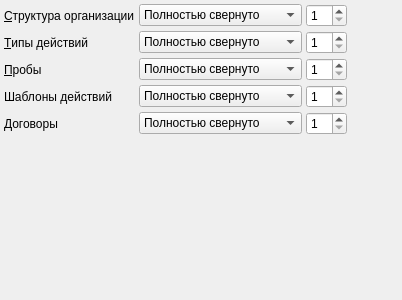
<?xml version="1.0" encoding="UTF-8"?>
<ui version="4.0">
 <class>treesPage</class>
 <widget class="QWidget" name="treesPage">
  <property name="geometry">
   <rect>
    <x>0</x>
    <y>0</y>
    <width>402</width>
    <height>300</height>
   </rect>
  </property>
  <property name="windowTitle">
   <string>Деревья (ui)</string>
  </property>
  <layout class="QGridLayout" name="gridLayout">
   <property name="margin">
    <number>4</number>
   </property>
   <property name="spacing">
    <number>4</number>
   </property>
   <item row="1" column="2">
    <widget class="QSpinBox" name="edtActionTypeTreeExpand">
     <property name="minimum">
      <number>1</number>
     </property>
    </widget>
   </item>
   <item row="3" column="2">
    <widget class="QSpinBox" name="edtActionTemplateTreeExpand">
     <property name="minimum">
      <number>1</number>
     </property>
    </widget>
   </item>
   <item row="1" column="1">
    <widget class="QComboBox" name="cmbActionTypeTreeExpand">
     <item>
      <property name="text">
       <string>Полностью свернуто</string>
      </property>
     </item>
     <item>
      <property name="text">
       <string>Полностью развернуто</string>
      </property>
     </item>
     <item>
      <property name="text">
       <string>Развернуто на уровень</string>
      </property>
     </item>
    </widget>
   </item>
   <item row="5" column="0">
    <spacer name="verticalSpacer_7">
     <property name="orientation">
      <enum>Qt::Vertical</enum>
     </property>
     <property name="sizeHint" stdset="0">
      <size>
       <width>128</width>
       <height>217</height>
      </size>
     </property>
    </spacer>
   </item>
   <item row="3" column="1">
    <widget class="QComboBox" name="cmbActionTemplateTreeExpand">
     <item>
      <property name="text">
       <string>Полностью свернуто</string>
      </property>
     </item>
     <item>
      <property name="text">
       <string>Полностью развернуто</string>
      </property>
     </item>
     <item>
      <property name="text">
       <string>Развернуто на уровень</string>
      </property>
     </item>
    </widget>
   </item>
   <item row="3" column="0">
    <widget class="QLabel" name="lblActionTemplateTreeExpand">
     <property name="text">
      <string>Шаблоны действий</string>
     </property>
    </widget>
   </item>
   <item row="2" column="0">
    <widget class="QLabel" name="lblTreeProbes">
     <property name="text">
      <string>&amp;Пробы</string>
     </property>
     <property name="buddy">
      <cstring>cmbProbesTreeExpand</cstring>
     </property>
    </widget>
   </item>
   <item row="2" column="2">
    <widget class="QSpinBox" name="edtProbesTreeExpand">
     <property name="minimum">
      <number>1</number>
     </property>
    </widget>
   </item>
   <item row="2" column="1">
    <widget class="QComboBox" name="cmbProbesTreeExpand">
     <item>
      <property name="text">
       <string>Полностью свернуто</string>
      </property>
     </item>
     <item>
      <property name="text">
       <string>Полностью развернуто</string>
      </property>
     </item>
     <item>
      <property name="text">
       <string>Развернуто на уровень</string>
      </property>
     </item>
    </widget>
   </item>
   <item row="1" column="3">
    <spacer name="horizontalSpacer_17">
     <property name="orientation">
      <enum>Qt::Horizontal</enum>
     </property>
     <property name="sizeHint" stdset="0">
      <size>
       <width>17</width>
       <height>17</height>
      </size>
     </property>
    </spacer>
   </item>
   <item row="0" column="2">
    <widget class="QSpinBox" name="edtTreeOrgStructureExpand">
     <property name="minimum">
      <number>1</number>
     </property>
    </widget>
   </item>
   <item row="0" column="1">
    <widget class="QComboBox" name="cmbTreeOrgStructureExpand">
     <item>
      <property name="text">
       <string>Полностью свернуто</string>
      </property>
     </item>
     <item>
      <property name="text">
       <string>Полностью развернуто</string>
      </property>
     </item>
     <item>
      <property name="text">
       <string>Развернуто на уровень</string>
      </property>
     </item>
    </widget>
   </item>
   <item row="0" column="3">
    <spacer name="horizontalSpacer_16">
     <property name="orientation">
      <enum>Qt::Horizontal</enum>
     </property>
     <property name="sizeHint" stdset="0">
      <size>
       <width>17</width>
       <height>17</height>
      </size>
     </property>
    </spacer>
   </item>
   <item row="0" column="0">
    <widget class="QLabel" name="lblTreeOrgStructure">
     <property name="text">
      <string>&amp;Структура организации</string>
     </property>
     <property name="buddy">
      <cstring>cmbTreeOrgStructureExpand</cstring>
     </property>
    </widget>
   </item>
   <item row="1" column="0">
    <widget class="QLabel" name="lblActionType">
     <property name="text">
      <string>&amp;Типы действий</string>
     </property>
     <property name="buddy">
      <cstring>cmbActionTypeTreeExpand</cstring>
     </property>
    </widget>
   </item>
   <item row="4" column="0">
    <widget class="QLabel" name="lblTreeContracts">
     <property name="text">
      <string>Договоры</string>
     </property>
    </widget>
   </item>
   <item row="4" column="1">
    <widget class="QComboBox" name="cmbContractsTreeExpand">
     <item>
      <property name="text">
       <string>Полностью свернуто</string>
      </property>
     </item>
     <item>
      <property name="text">
       <string>Полностью развернуто</string>
      </property>
     </item>
     <item>
      <property name="text">
       <string>Развернуто на уровень</string>
      </property>
     </item>
    </widget>
   </item>
   <item row="4" column="2">
    <widget class="QSpinBox" name="edtContractsTreeExpand">
     <property name="minimum">
      <number>1</number>
     </property>
    </widget>
   </item>
   <item row="2" column="3">
    <spacer name="horizontalSpacer_18">
     <property name="orientation">
      <enum>Qt::Horizontal</enum>
     </property>
     <property name="sizeHint" stdset="0">
      <size>
       <width>17</width>
       <height>17</height>
      </size>
     </property>
    </spacer>
   </item>
   <item row="3" column="3">
    <spacer name="horizontalSpacer_19">
     <property name="orientation">
      <enum>Qt::Horizontal</enum>
     </property>
     <property name="sizeHint" stdset="0">
      <size>
       <width>17</width>
       <height>17</height>
      </size>
     </property>
    </spacer>
   </item>
   <item row="4" column="3">
    <spacer name="horizontalSpacer_20">
     <property name="orientation">
      <enum>Qt::Horizontal</enum>
     </property>
     <property name="sizeHint" stdset="0">
      <size>
       <width>17</width>
       <height>17</height>
      </size>
     </property>
    </spacer>
   </item>
  </layout>
 </widget>
 <tabstops>
  <tabstop>cmbTreeOrgStructureExpand</tabstop>
  <tabstop>edtTreeOrgStructureExpand</tabstop>
  <tabstop>cmbActionTypeTreeExpand</tabstop>
  <tabstop>edtActionTypeTreeExpand</tabstop>
  <tabstop>cmbProbesTreeExpand</tabstop>
  <tabstop>edtProbesTreeExpand</tabstop>
 </tabstops>
 <resources/>
 <connections/>
</ui>
